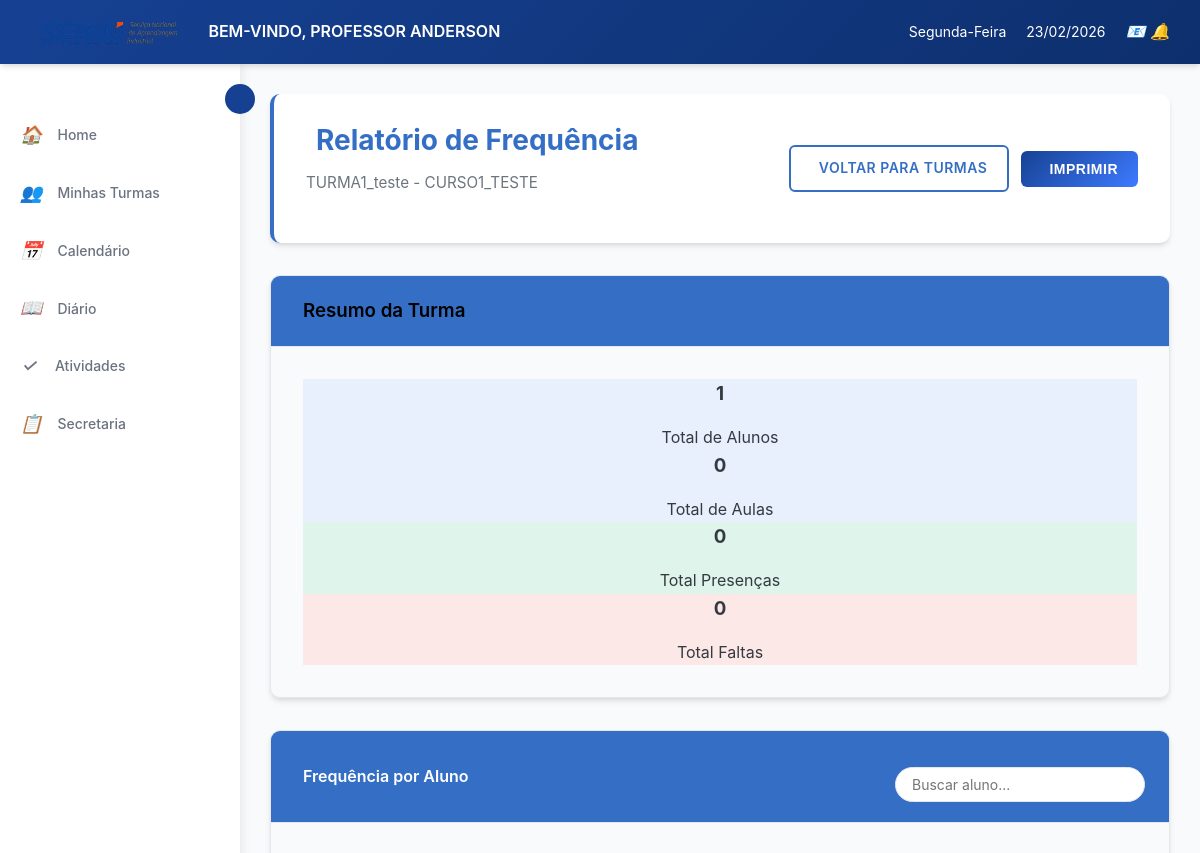
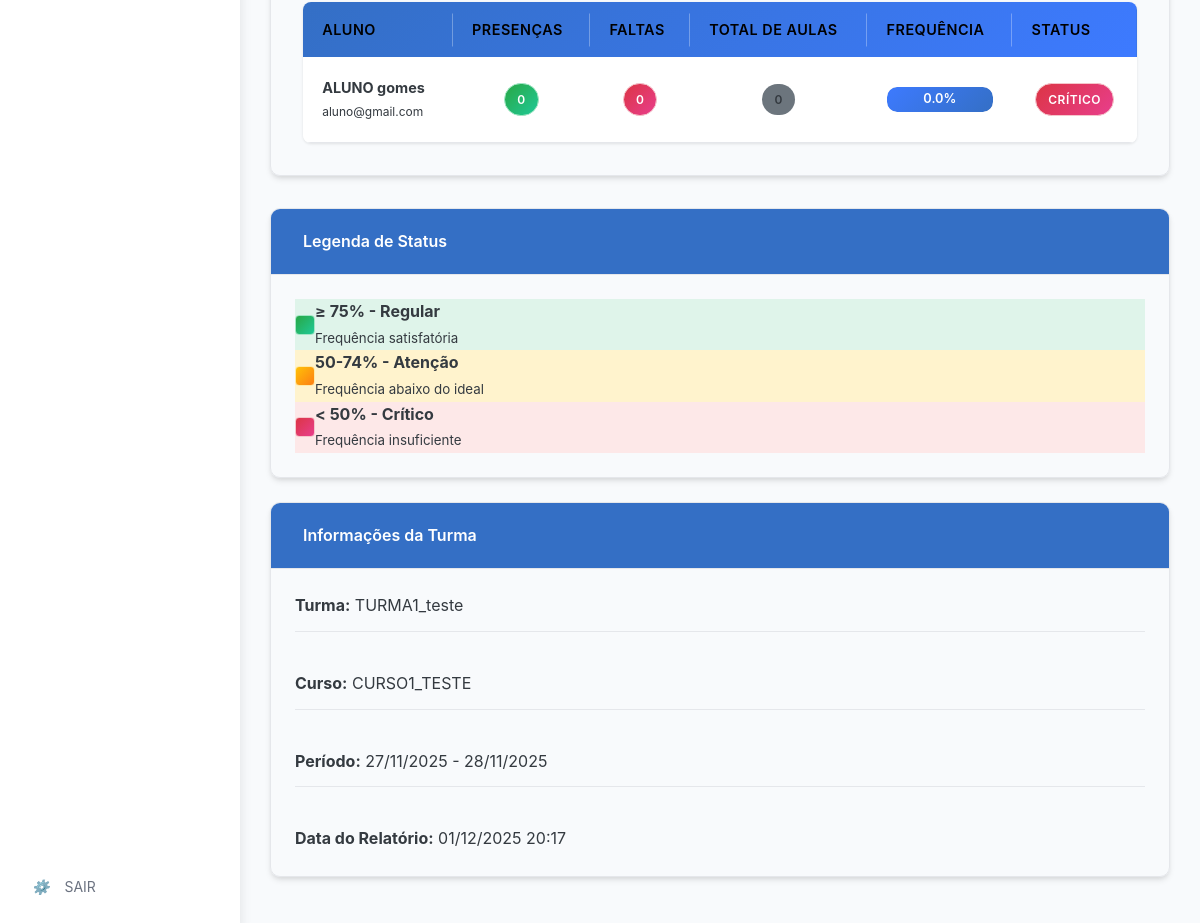
/diario/turma/1/relatorio/ (signed in), run on an earlier commit of the app's database (2 pictures, top to bottom).
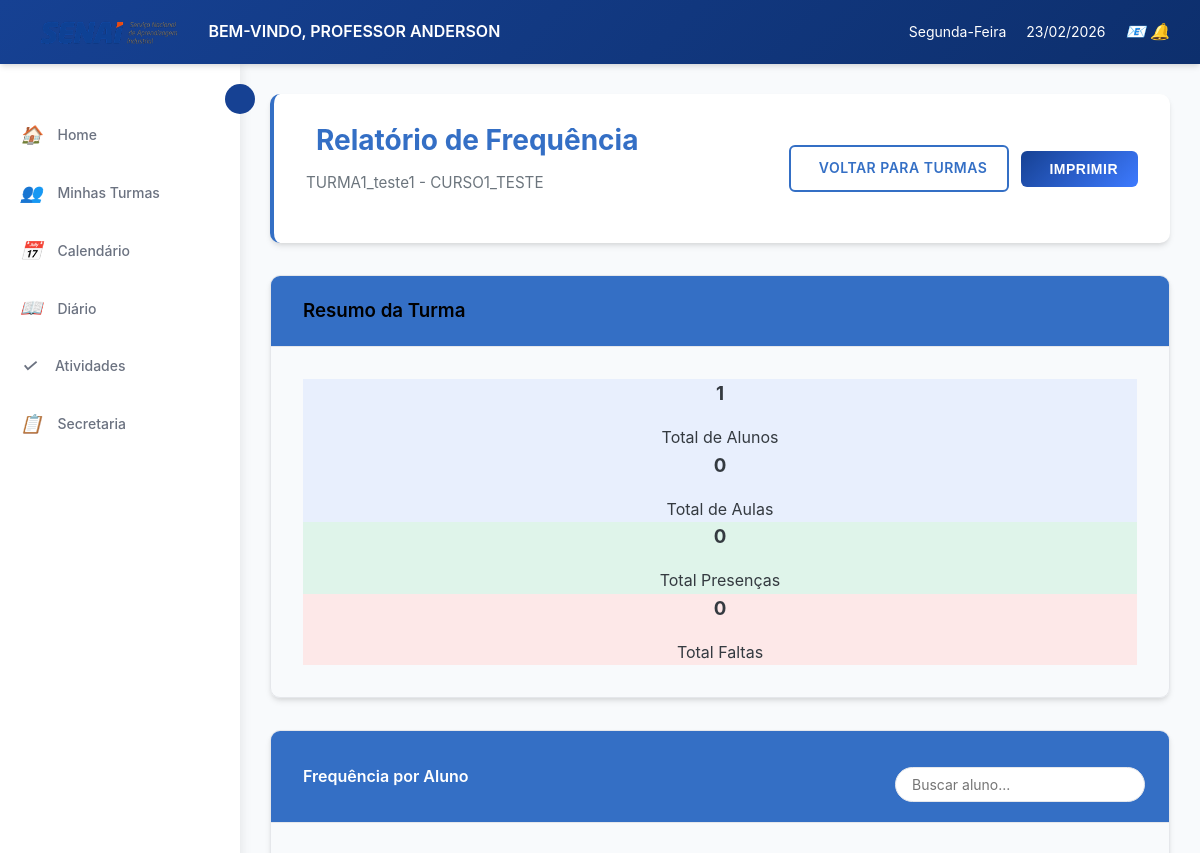
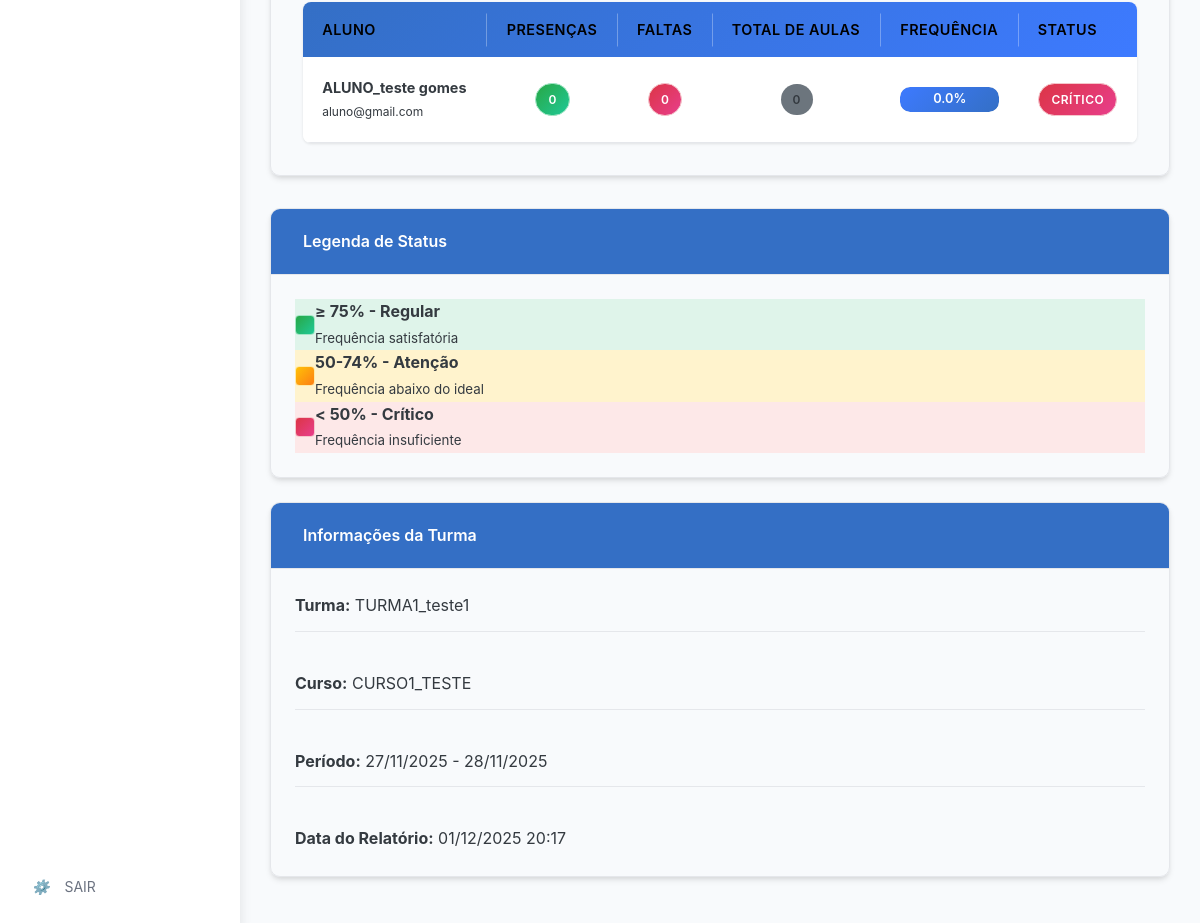
And on a later commit of the database (2 pictures, top to bottom).
### cursos/models.py (models this page shows, shortened)
class Turma(models.Model):
    TIPO_AULA = [
        ('presencial', 'Presencial'),
        ('semi', 'Semi-presencial'),
        ('ead', 'EAD'),
    ]
    turma_id = models.AutoField(primary_key=True)
    nome = models.CharField(max_length=100, null=True, blank=True)
    curso = models.ForeignKey(Curso, on_delete=models.CASCADE)
    professor = models.ForeignKey('login.professor', on_delete=models.SET_NULL,  # Ou models.SET_DEFAULT
        null=True,                  # Permite NULL
        blank=True,
        default=None)
    data_inicio = models.DateField()
    data_fim = models.DateField( null=True, blank=True)
    dias_semana = models.CharField(max_length=50)
    entrada_horas = models.CharField(max_length=100, null=True, blank=True)
    saida_horas = models.CharField(max_length=100, null=True, blank=True)
    tipo = models.CharField(max_length=10, choices=TIPO_AULA)
    status = models.BooleanField(default=True)
    class Meta:
        db_table = 'Turma'

class Matricula(models.Model):
    matricula_id = models.AutoField(primary_key=True)
    aluno = models.ForeignKey('login.aluno', on_delete=models.CASCADE)
    turma = models.ForeignKey(Turma, on_delete=models.CASCADE)
    data_ingresso = models.DateField(auto_now_add=True)
    status_matricula = models.BooleanField(default=True)
    class Meta:
        db_table = 'Matricula'
        unique_together = ['aluno', 'turma']

class Curso(models.Model):
    nome = models.CharField(max_length=150, unique=True, verbose_name="Nome do Curso", default="Sem Nome")
    descricao = models.TextField(blank=True, verbose_name="Descrição")
    carga_horaria = models.PositiveIntegerField(verbose_name="Carga Horária (h)", default=40)
    ativo = models.BooleanField(default=True, verbose_name="Ativo")
    disciplinas = models.ManyToManyField('Disciplina', through='GradeCurricular', blank=True, related_name='cursos')
    class Meta:
        verbose_name = "curso"
        verbose_name_plural = "cursos"
        ordering = ["nome"]

### login/models.py (models this page shows, shortened)
class Aluno(models.Model):
    aluno_id = models.AutoField(primary_key=True)
    usuario = models.OneToOneField(Usuario, on_delete=models.CASCADE)
    class Meta:
        db_table = 'Aluno'

class Usuario(AbstractUser):
    TIPO_USUARIO = [
        ('aluno', 'Aluno'),
        ('professor', 'Professor'),
        ('secretaria', 'Secretaria'),
    ]
    usuario_id = models.AutoField(primary_key=True)
    nome = models.CharField('Nome', max_length=100, blank=True, null=True)
    sobrenome = models.CharField('Sobrenome', max_length=100, blank=True, null=True)
    email = models.EmailField('E-mail', unique=True, default=None)
    data_nascimento = models.DateField('Data de Nascimento', blank=True, null=True)
    contato = models.CharField(max_length=20, unique=True, blank=True, null=True)
    cpf = models.CharField(max_length=14, unique=True, blank=True, null=True)
    endereco = models.TextField('Endereço', blank=True, null=True)
    tipo = models.CharField(max_length=10, choices=TIPO_USUARIO)
    USERNAME_FIELD = 'email'
    REQUIRED_FIELDS = ['nome','sobrenome','cpf', 'tipo', 'username' ]
    class Meta:
        db_table = 'Usuario'

### diario/views.py (the view)
# urls.py: path('turma/<int:turma_id>/relatorio/', views.relatorio_frequencia, name='relatorio_frequencia'),
@login_required
def relatorio_frequencia(request, turma_id):
    turma = get_object_or_404(Turma, pk=turma_id)
    matriculas = Matricula.objects.filter(
        turma=turma,
        status_matricula=True
    ).select_related('aluno__usuario')
    aulas_total = Aula.objects.filter(turma=turma).count()
    total_presencas = 0
    total_faltas = 0
    total_possivel = aulas_total * matriculas.count() if matriculas.count() > 0 else 1
    for matricula in matriculas:
        presencas = Frequencia.objects.filter(
            matricula=matricula,
            aula__turma=turma,
            presenca=True
        ).count()
        faltas = aulas_total - presencas
        matricula.presencas = presencas
        matricula.faltas = faltas
        matricula.percentual = (presencas / aulas_total * 100) if aulas_total > 0 else 0
        total_presencas += presencas
        total_faltas += faltas
    total_presencas = int(total_presencas)
    total_faltas = int(total_faltas)
    total_possivel = int(total_possivel)
    context = {
        'turma': turma,
        'matriculas': matriculas,
        'aulas_total': aulas_total,
        'total_presencas': total_presencas,
        'total_faltas': total_faltas,
        'total_possivel': total_possivel,
    }
    return render(request, 'diario/relatorio_frequencia.html', context)

### diario/templates/diario/relatorio_frequencia.html (shortened to what the changed rows need)
{% extends 'professor/base.html' %}
{% load static %}
{% block extra_css %}
<link rel="stylesheet" href="{% static 'diario/css/styles.css' %}">
{% endblock %}
{% block content %}
<div class="dashboard-container" data-total-presencas="{{ total_presencas|default:0 }}" data-total-faltas="{{ total_faltas|default:0 }}" data-total-possivel="{{ total_possivel|default:0 }}">
    <div class="dashboard-header">
        <div class="d-flex justify-content-between align-items-start flex-wrap">
            <div class="mb-3 mb-md-0">
                <h2>Relatório de Frequência</h2>
                <p class="text-muted mb-0">{{ turma.nome }} - {{ turma.curso.nome }}</p>
            </div>
        </div>
    </div>
    <div class="card card-spaced">
        <div class="card-body p-0">
            <div class="table-wrap">
                <table id="frequenciaTable">
                    <thead>
                        <tr>
                            <th>Aluno</th>
                            <th class="text-center">Presenças</th>
                            <th class="text-center">Faltas</th>
                            <th class="text-center">Total de Aulas</th>
                            <th class="text-center">Frequência</th>
                            <th class="text-center">Status</th>
                        </tr>
                    </thead>
                    <tbody>
                        {% for matricula in matriculas %}
                        <tr data-percentual="{{ matricula.percentual }}">
                            <td>
                                <strong>{{ matricula.aluno.usuario.nome }} {{ matricula.aluno.usuario.sobrenome }}</strong>
                                <br>
                                <small class="text-muted">{{ matricula.aluno.usuario.email }}</small>
                            </td>
                            <td class="text-center">
                                <span class="badge status-excellent">{{ matricula.presencas }}</span>
                            </td>
                            <td class="text-center">
                                <span class="badge status-danger">{{ matricula.faltas }}</span>
                            </td>
                            <td class="text-center">
                                <span class="badge bg-secondary">{{ aulas_total }}</span>
                            </td>
                            <td class="text-center">
                                <div class="progress" style="height: 25px;">
                                    <div class="progress-bar fw-bold"
                                         role="progressbar"
                                         aria-valuenow="{{ matricula.percentual }}"
                                         aria-valuemin="0"
                                         aria-valuemax="100">
                                        {{ matricula.percentual|floatformat:1 }}%
                                    </div>
                                </div>
                            </td>
                            <td class="text-center">
                                {% if matricula.percentual >= 75 %}
                                    <span class="badge status-excellent">Regular</span>
                                {% elif matricula.percentual >= 50 %}
                                    <span class="badge status-warning">Atenção</span>
                                {% else %}
                                    <span class="badge status-danger">Crítico</span>
                                {% endif %}
                            </td>
                        </tr>
                        {% endfor %}
                    </tbody>
                </table>
            </div>
        </div>
    </div>
    <div class="row mt-4 g-4">
        <div class="col-md-6">
            <div class="card h-100">
                <div class="card-body">
                    <div class="info-item mb-3">
                        <strong>Turma:</strong>
                        <span class="float-end">{{ turma.nome }}</span>
                    </div>
                    <div class="info-item mb-3">
                        <strong>Curso:</strong>
                        <span class="float-end">{{ turma.curso.nome }}</span>
                    </div>
                    <div class="info-item mb-3">
                        <strong>Período:</strong>
                        <span class="float-end">{{ turma.data_inicio|date:"d/m/Y" }}{% if turma.data_fim %} - {{ turma.data_fim|date:"d/m/Y" }}{% endif %}</span>
                    </div>
                </div>
            </div>
        </div>
    </div>
</div>
{% endblock %}

What changed in the data, as far as the page shows it:
changed Turma "CURSO1_TESTE": nome "TURMA1_teste" → "TURMA1_teste1"
changed through a linked row, Matricula "gomes": aluno.usuario.nome "ALUNO" → "ALUNO_teste"
